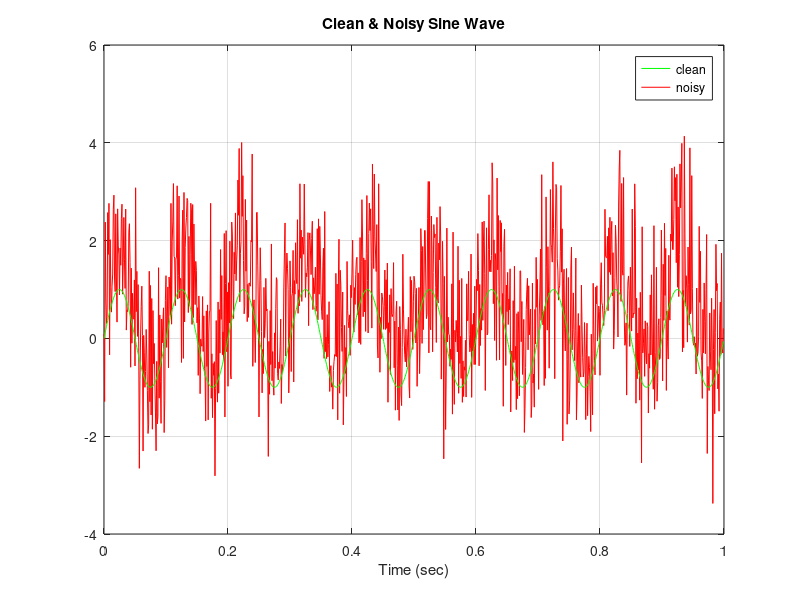

MATLAB code to generate this figure:
close all; clear; clc;

% Parameters
Fs = 1000;              % 1000 oversampling rate
f = 10;                 % 10 Hz
T = 1;                  % 1 second time period
t = 0 : 1/Fs : T-1/Fs;  % time vector
n = length(t);

% Clean 10 Hz Sine Wave
clean_sig = sin(2*pi*f * t);

% Gauss Noise
noise_pw = 0.5;         % Variance (power) of the noise
noise = sqrt(noise_pw) + randn(1, n);

% Add The Noise To The Clean Signal
noisy_sig = clean_sig + noise;

% Visulization
h2 = plot(t, noisy_sig, 'r');       % plot noisy singal in red  color
hold;
h1 = plot(t, clean_sig, 'g');       % plot clean signal in blue color
hold;
grid on;
xlabel("Time (sec)");
title("Clean & Noisy Sine Wave");
legend([h1, h2], 'clean', 'noisy');